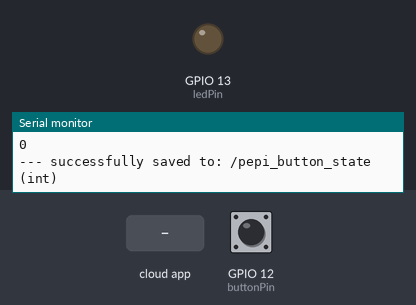
The sketch below on a simulated ESP32. Parts: output pins drawn as LEDs (lit = HIGH), the last lines printed to the serial monitor. The test bench sets the inputs (shaded band); at power-on: GPIO 12 (buttonPin) LOW. WiFi joins after 1.5 s; servers stay silent unless stated; the Firebase database answers and starts empty.

Above: at 2.7 s.
2.8 s: the phone or cloud app sets pepi_button_state to 1
At 4.2 s:
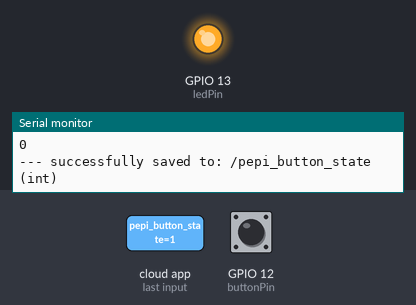
4.5 s: the phone or cloud app sets pepi_button_state to 0
At 5.6 s:
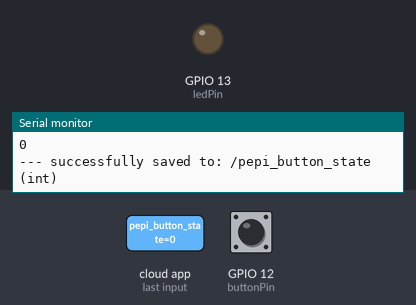
Timing chart, 0 to 7.5 s (numbered marks = the images above; inputs shaded):
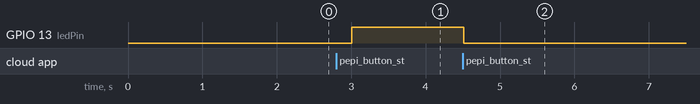

The sketch:

fullCode.ino
```cpp
// Importing libraries
#include <Firebase_ESP_Client.h>
#include <WiFi.h>
#include "addons/TokenHelper.h"
#include "addons/RTDBHelper.h"

// Setting up your wifi connection
#define WIFI_SSID "PLACE_SSID_HERE"
#define WIFI_PASSWORD "PLACE_PASSWORD_HERE"

// Setting up Firebase
#define API_KEY ""
#define DATABASE_URL ""

// Setting up hardware components ( led & button )
#define ledPin 13
bool ledStatus = false;
#define buttonPin 12
int buttonState = 0;

//Define Firebase Data object and other silly things
FirebaseData fbdo;
FirebaseAuth auth;
FirebaseConfig config;
unsigned long sendDataPrevMillis = 0;
int count = 0;
bool signupOK = false;

void connectToWiFi(){
  WiFi.begin(WIFI_SSID, WIFI_PASSWORD);
  Serial.print("Connecting to Wi-Fi");
  while (WiFi.status() != WL_CONNECTED){
    Serial.print(".");
    delay(300);
    }
  Serial.print("Connected with IP: ");
  Serial.println(WiFi.localIP());
  }

void setup(){
  // setting Baud rate
  Serial.begin(115200);

  // setting the led pin as an output
  pinMode(ledPin, OUTPUT);

  // calling connectToWiFi function
  connectToWiFi();

  // Assigning the API key, and URL
  config.api_key = API_KEY;
  config.database_url = DATABASE_URL;

  // Sign up
  if (Firebase.signUp(&config, &auth, "", "")){
    Serial.println("ok");
    signupOK = true;
  } else{
    Serial.printf("%s\n", config.signer.signupError.message.c_str());
  }
  config.token_status_callback = tokenStatusCallback;
  Firebase.begin(&config, &auth);
  Firebase.reconnectWiFi(true);
}

void loop(){
  if (Firebase.ready() && signupOK && (millis() - sendDataPrevMillis > 100 || sendDataPrevMillis == 0)){}
    sendDataPrevMillis = millis();

    // reading the button state to see if it is pressed
    int buttonState = digitalRead(buttonPin);

    // sending the buttonState to the database so that pepis ESP turns on the LED whenever this button is pressed.
    if (Firebase.RTDB.setInt(&fbdo, "/julia_button_state", buttonState)){
      Serial.println("");
      Serial.println(buttonState);
      Serial.println("--- successfully saved to: " + fbdo.dataPath());
      Serial.println("(" + fbdo.dataType() + ")");
    }else {
      Serial.println("Data upload failed");
    }

    // we are then checking Pepis button state
    if (Firebase.RTDB.getInt(&fbdo, "/pepi_button_state")){
      if(fbdo.dataType() == "int"){
        /* by setting the led status to pepis button state, we turn on the LED whenever Pepi
        presses the button, and turn it off, whenever the button is released */
        ledStatus = fbdo.intData();
        digitalWrite(ledPin, ledStatus);
        Serial.println("Successful READ from" + fbdo.dataPath() + ": " + ledStatus + "!");
        }
      } else {
        Serial.println("Data download failed");
    }
  }
```

Measured:
- after the input at 2.8 s, GPIO 13 (ledPin): LOW → HIGH after 0.21 s
- after the input at 4.5 s, GPIO 13 (ledPin): HIGH → LOW at once
